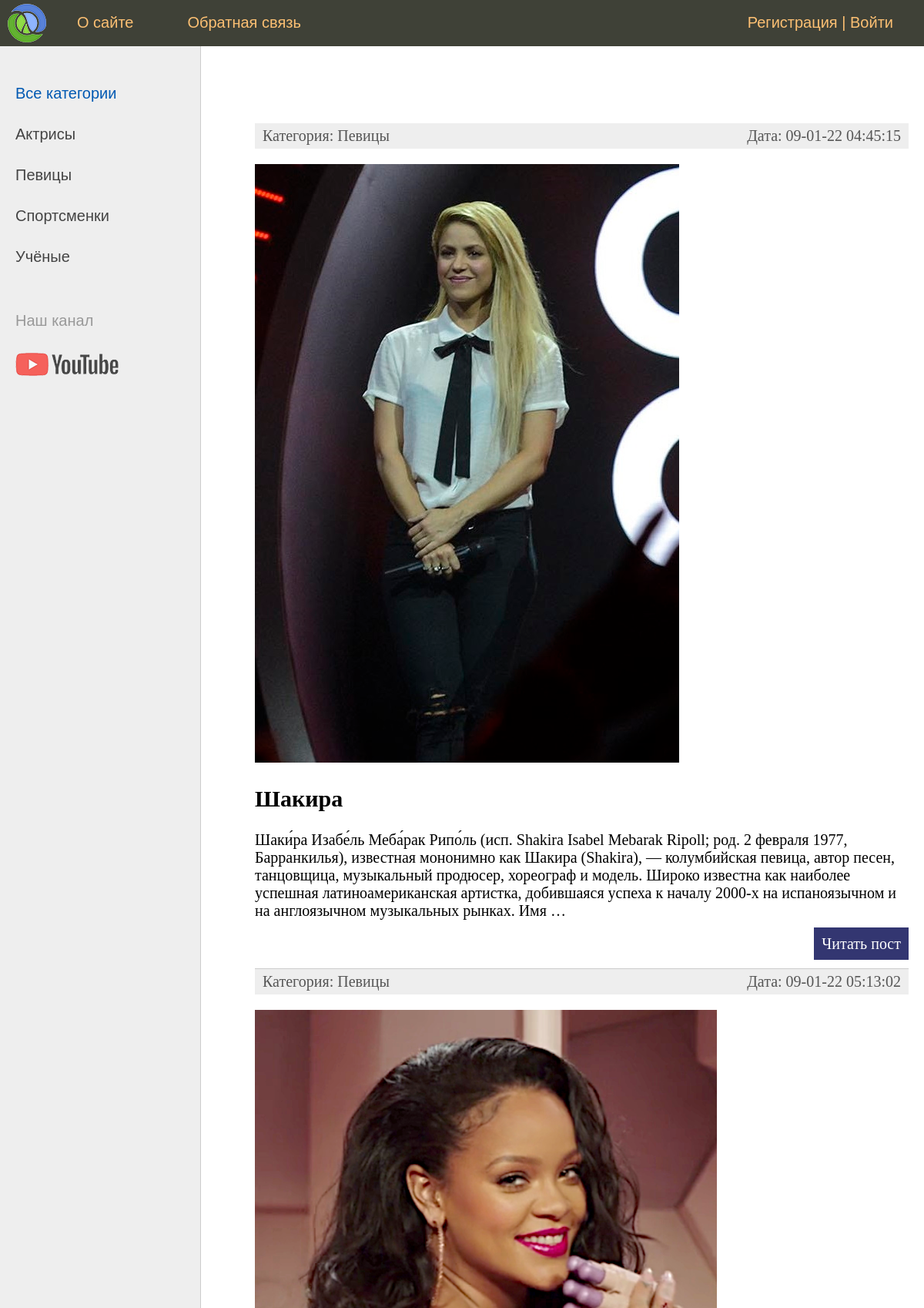
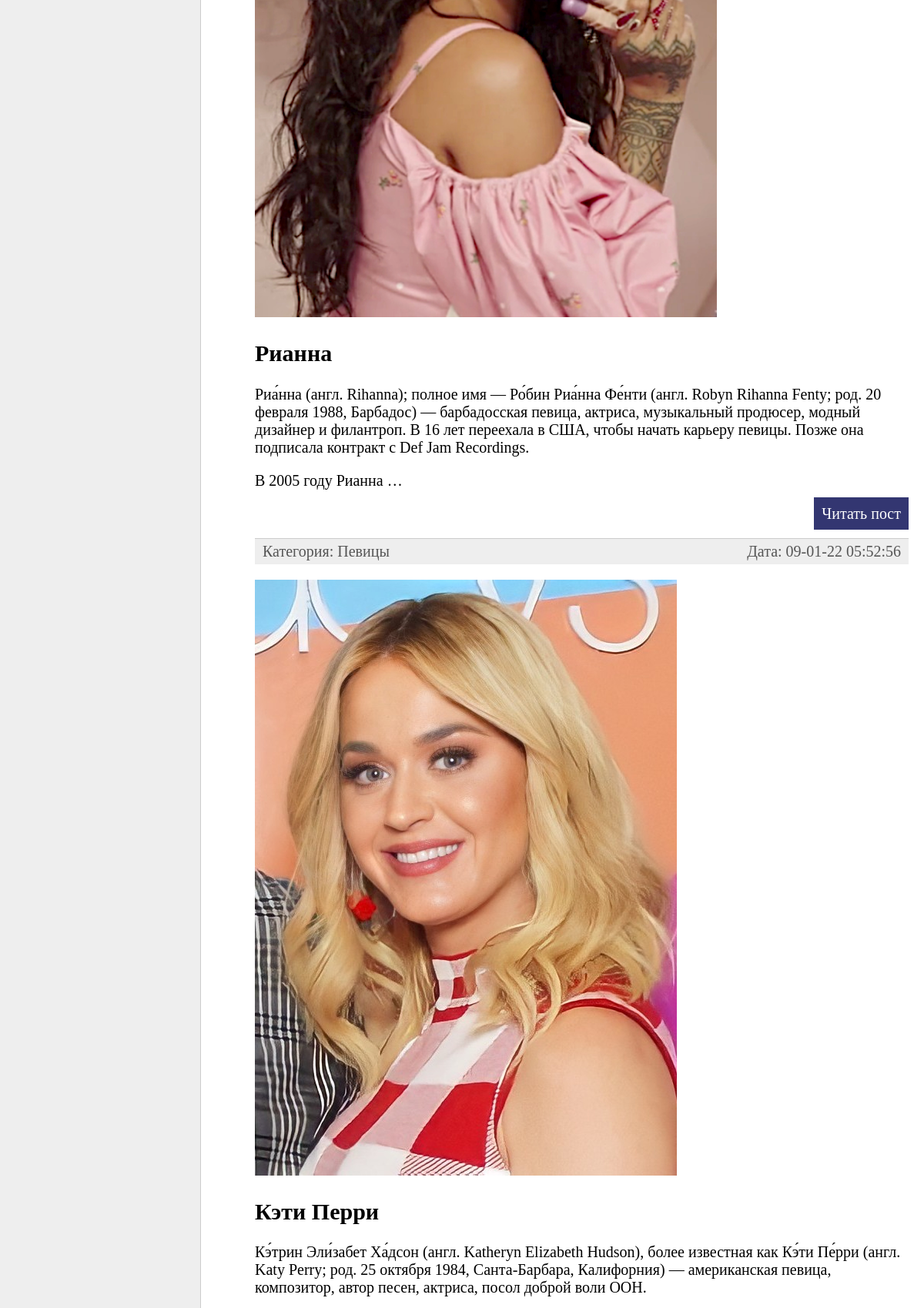
The page / (upper part) on the database its author committed (2 pictures, top to bottom).
### women/models.py (models this page shows, shortened)
class Category(models.Model):
    name = models.CharField(max_length=100, db_index=True, verbose_name='Категория')
    slug = models.SlugField(max_length=255, unique=True, db_index=True, verbose_name="URL")
    def __str__(self):
        return self.name
    def get_absolute_url(self):
        return reverse('category', kwargs={'cat_slug': self.slug})
    class Meta:
        verbose_name = 'Категория'
        verbose_name_plural = 'Категории'
        ordering = ['id']

class Women(models.Model):
    title = models.CharField(max_length=255, verbose_name="Заголовок")
    slug = models.SlugField(max_length=255, unique=True, db_index=True, verbose_name="URL")
    content = models.TextField(blank=True, verbose_name="Текст статьи")
    photo = models.ImageField(upload_to="photos/%y/%m/%d", verbose_name="Фото")
    time_create = models.DateTimeField(auto_now_add=True, verbose_name="Время создания")
    time_update = models.DateTimeField(auto_now=True, verbose_name="Время изменения")
    is_published = models.BooleanField(default=True, verbose_name="Публикация")
    cat = models.ForeignKey('Category', on_delete=models.PROTECT, verbose_name="Категории",)
    def get_absolute_url(self):
        return reverse('post', kwargs={'post_slug': self.slug})
    class Meta:
        verbose_name = 'Известные женщины'
        verbose_name_plural = 'Известные женщины'
        ordering = ['id']

### women/views.py (the view)
# urls.py: path('', WomenHome.as_view(), name='home'),
class WomenHome(DataMixin, ListView):
    model = Women
    template_name = 'women/index.html'
    context_object_name = 'posts'
    def get_context_data(self, *, object_list=None, **kwargs):
        context = super().get_context_data(**kwargs)
        c_def = self.get_user_context(title="Главная страница")
        return dict(list(context.items()) + list(c_def.items()))
    def get_queryset(self):
        return Women.objects.filter(is_published=True).select_related('cat')

### women/utils.py (called while the page is built)
    def get_user_context(self, **kwargs):
        context = kwargs
        cats = cache.get('cats')
        if not cats:
            cats = Category.objects.annotate(Count('women'))
            cache.set('cats', cats, 60)
        cats = Category.objects.annotate(Count('women'))
        user_menu = menu.copy()
        if not self.request.user.is_authenticated:
            user_menu.pop(1)
        context['menu'] = user_menu
        context['cats'] = cats
        if 'cat_selected' not in context:
            context['cat_selected'] = 0
        return context

### women/templates/women/index.html (shortened to what this page needs)
{% extends 'women/base.html' %}
{% block content %}
<ul class="list-articles">
	{% for p in posts %}
			<li><div class="article-panel">
				<p class="first">Категория: {{p.cat}}</p>
				<p class="last">Дата: {{p.time_update|date:"d-m-y h:i:s"}}</p>
			</div>
{% if p.photo %}
	<p><img class="'img-article-left thumb" src="{{p.photo.url}}"> </p>
{% endif %}
				<h2>{{p.title}}</h2>
	{% autoescape off %}
	{{p.content|linebreaks|truncatewords:50}}
	{% endautoescape %}
			<p class="link-read-post"><a href="{{p.get_absolute_url}}">Читать пост</a></p>
			</li>
	{% endfor %}
</ul>
{% endblock %}

### women/templates/women/base.html (shortened to what this page needs)
{% load static %}
{% load women_tags %}
<!DOCTYPE html>
<html>
<head>
	<link type="text/css" href="{% static 'women/css/styles.css' %}" rel="stylesheet" />
</head>
<body>
<table class="table-page" border=0 cellpadding="0" cellspacing="0">
<tr><td valign=top>
{% block mainmenu %}
		<div class="header">
			<ul id="mainmenu" class="mainmenu">
			<li class="logo"><a href="{% url 'home' %}"><div class="logo"></div></a></li>
{% for m in menu %}
			<li><a href="{% url m.url_name %}">{{m.title}}</a></li>
{% endfor %}
				{% if request.user.is_authenticated %}
				<li class="last"> {{user.username}} | <a href="{% url 'logout' %}">Выйти</a></li>
				{% else %}
				<li class="last"><a href="{% url 'register' %}">Регистрация</a> | <a href="{% url 'login' %}">Войти</a></li>
				{% endif %}
			</ul>
		</div>
{% endblock mainmenu %}
<table class="table-content" border=0 cellpadding="0" cellspacing="0">
<tr>
	<td valign="top" class="left-chapters">
	<ul id="leftchapters">
{% if cat_selected == 0 %}
		<li class="selected">Все категории</li>
{% else %}
		<li><a href="{% url 'home' %}">Все категории</a></li>
{% endif %}
{% for c in cats %}
{% if c.women__count > 0 %}
	{% if c.pk == cat_selected %}
		<li class="selected">{{c.name}}</li>
	{% else %}
		<li><a href="{{ c.get_absolute_url }}">{{c.name}}</a></li>
	{% endif %}
{% endif %}
{% endfor %}
		<li class="share">
		<p>Наш канал</p>
		<a class="share-yt" href="https://www.youtube.com/" target="_blank" rel="nofollow"></a>
		</li>
	</ul>
</td>
<td valign="top" class="content">
	<div class="content-text">
{% block content %}
{% endblock %}
	</div>
</td></tr></table>
</td></tr>
</table>
</body>
</html>

### women/static/women/css/styles.css (style rules this page uses)
html, body { font-family: 'Arial'; margin: 0; padding: 0; height: 100%; width: 100%; color: #444; }
a { color: #0059b2; text-decoration: none; }
img { max-width: 600px; height: auto; }
p.link-read-post { text-align: right; }
p.link-read-post a { padding: 10px; min-width: 100px; background: #333671; color: #fff; text-decoration: none; }
div.article-panel { background: #eee; padding: 5px 10px 5px 10px; box-sizing border-box; overflow: hidden; color: #555; }
div.article-panel p.first { margin: 0; float: left; }
div.article-panel p.last { margin: 0; float: right; }
ul.list-articles { list-style: none; margin: 0; padding: 0; }
ul.list-articles li { border-bottom: 1px solid #ccc; }
.table-page { width: 100%; height: 100%; vertical-align: top; }
.table-page tr { height: 100%; }
.header { background: #3F4137; height: 60px; }
.logo { background: url('../images/logo.png') no-repeat 10px 5px; width: 70px; height: 60px; }
ul.mainmenu { list-style: none; margin: 0; padding: 0; height: 60px; color: #fdc073; font-size: 20px; overflow: hidden; }
ul.mainmenu li { float: left; margin: 18px 40px 0 30px; }
ul.mainmenu li.logo { margin: 0; }
ul.mainmenu li.last { float: right; }
ul.mainmenu li a { color: #fdc073; text-decoration: none; }
.table-content { width: 100%; min-height: 100%; height: 100%; }
.left-chapters { margin: 0; background: #eee; border-right: 1px solid #ccc; min-height: 100%; }
.left-chapters ul { width: 230px; min-height: 100%; margin: 0; padding: 20px 10px 10px 20px; list-style: none; font-size: 20px; }
.left-chapters ul li { margin: 30px 0 0 0; color: #999; }
.left-chapters ul li.selected { color: #0059b2; }
.left-chapters ul li a { color: #444; text-decoration: none; }
.left-chapters ul li.share { margin: 60px 0 0 0; }
.left-chapters ul li.share p { margin: 30px 0 30px 0; }
.left-chapters ul li.share a { display: inline-block; width: 40px; height: 40px; margin: 0 20px 0 0; }
.left-chapters ul li.share a.share-yt { width: 100%; height: 30px; background: url('../images/share_yt.png') no-repeat 0 0 }
.content { padding: 40px 20px 20px 40px; width: 100%; box-sizing: border-box; }
.content-text { margin: 60px 0 0 30px; color: #000; font-size: 20px; font-family: Yandex Sans Display Light; }

### rows shown on the page
Category: name "Актрисы"
Category: name "Певицы"
Category: name "Спортсменки"
Category: name "Учёные"
Women: cat "Певицы", time_update "09-01-22 04:45:15", photo (picture), title "Шакира", content "Шаки́ра Изабе́ль Меба́рак Рипо́ль (исп. Shakira Isabel Mebarak Ripoll; род. 2 февраля 1977, Барранкилья), известная мононимно как Шакира (Shakira), — колумбийская певица, автор песен, танцовщица, музыкальный продюсер, хореограф и модель. Широко известна как наиболее успешная латиноамериканская артистка, добившаяся успеха к началу 2000-х на испаноязычном и на англоязычном музыкальных рынках. Имя …"
Women: cat "Певицы", time_update "09-01-22 05:13:02", photo (picture), title "Рианна", content "Риа́нна (англ. Rihanna); полное имя — Ро́бин Риа́нна Фе́нти (англ. Robyn Rihanna Fenty; род. 20 февраля 1988, Барбадос) — барбадосская певица, актриса, музыкальный продюсер, модный дизайнер и филантроп. В 16 лет переехала в США, чтобы начать карьеру певицы. Позже она подписала контракт с Def Jam Recordings. В 2005 году Рианна …"
Women: cat "Певицы", time_update "09-01-22 05:52:56", photo (picture), title "Кэти Перри", content "Кэ́трин Эли́забет Ха́дсон (англ. Katheryn Elizabeth Hudson), более известная как Кэ́ти Пе́рри (англ. Katy Perry; род. 25 октября 1984, Санта-Барбара, Калифорния) — американская певица, композитор, автор песен, актриса, посол доброй воли ООН."

### other values the page prints
{{ m.title }} "О сайте" "Обратная связь"
